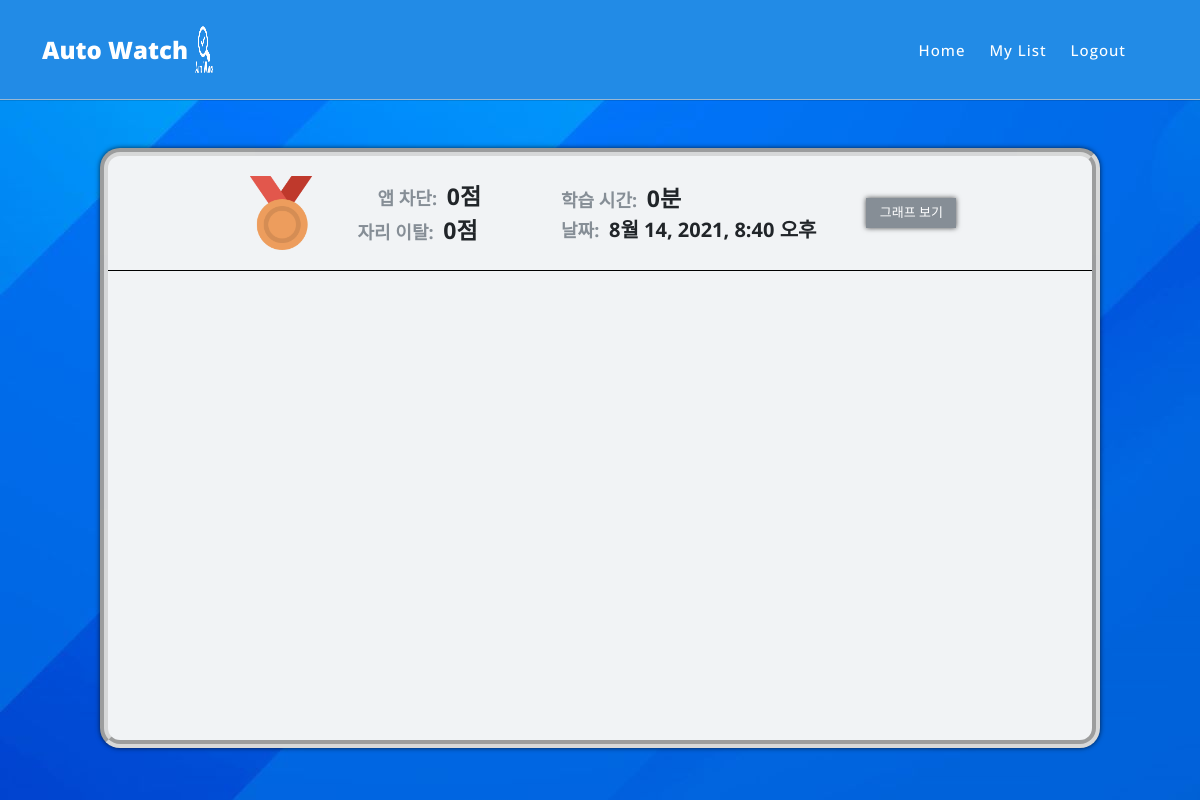
Screenshot of /main/list/analytics (signed in) with the database file from the repository.
### main/models.py (models this page shows)
class Analytics(models.Model):
    room_name = models.CharField(max_length=128, verbose_name="방 이름", default="NULL")
    email = models.EmailField(max_length=128, verbose_name="사용자",default="NULL")
    count =  models.IntegerField(verbose_name="사용자 수", default=0)
    rate = models.IntegerField(verbose_name="순위", default=0)
    level = models.IntegerField(verbose_name="집중도 레벨",default=0)
    app = models.IntegerField(verbose_name="앱 차단 점수",default=0)
    person = models.IntegerField(verbose_name="자리 이탈 점수",default=0)
    time = models.IntegerField(verbose_name="학습 시간",default=0)
    list = models.IntegerField(verbose_name="list 변수",default=0)
    make_date = models.DateTimeField(auto_now_add=True, verbose_name='생성 날짜')
    def __str__(self):
        return self.email
    class Meta:
        db_table = 'analytics'
        verbose_name = '집중도'
        verbose_name_plural = '집중도'

### main/views.py (the view)
# urls.py: path('list/analytics',AnalyticsList.as_view()),
class AnalyticsList(ListView):
    model = Analytics
    template_name = 'analyticslist.html'
    def get_queryset(self):
        QuerySet = Analytics.objects.filter(email = self.request.session.get('user_email')).order_by('-make_date')
        return QuerySet

### main/templates/analyticslist.html (shortened to what this page needs)
<!DOCTYPE html>
<html lang="ko" id="html">
<head>
    <link href="/static/vendor/bootstrap/css/bootstrap.min.css" rel="stylesheet">
    <link rel="stylesheet" href="/static/assets/css/fontawesome.css">
    <link rel="stylesheet" href="/static/assets/css/templatemo-seo-dream.css?after">
    <link rel="stylesheet" href="/static/assets/css/main.css">
    <link rel="stylesheet" href="/static/assets/css/makeroom.css">
    <link rel="stylesheet" href="/static/assets/css/enterroom.css?after">
    <link rel="stylesheet" href="/static/assets/css/list.css?after?after?after?after">
    <link rel="stylesheet" href="/static/assets/css/animated.css">
    <link rel="stylesheet" href="https://cdnjs.cloudflare.com/ajax/libs/animate.css/4.1.1/animate.min.css"/>
    <link rel="stylesheet" href="/static/assets/css/owl.css">
</head>
<body>
    <div class="animate__animated animate__fadeInDown animate__delay-0.8s">
      <header class="header-area">
        <div class="container">
          <div class="row">
            <div class="col-12">
                <nav class="main-nav">
                  <a href="/main" class="logo">
                    <h4>Auto Watch <img src="/static/assets/images/자동감시로고_-removebg-preview.png" alt="" class="auto_logo"></h4>
                  </a>
                  <ul class="nav">
                    <li class="scroll-to-section"><a href="/main">Home</a></li>
                    <li class="scroll-to-section"><a href="/main/list">My List</a></li>
                    <li class="scroll-to-section"><a href="/logout">Logout</a></li>
                    <li class="scroll-to-section"></li>
                  </ul>
                </nav>
            </div>
          </div>
        </div>
      </header>
    </div>
    <div class="main">
      <div class="inner">
        <div class="list-wapper" id="list-wapper" name="list-wapper" >
          {% if object_list %}
            {% for Analytics in object_list %}
              {% if Analytics.list == 1 %}
                <div class="analytics-list">
                  <img src="/static/assets/images/gold-medal.png" alt="">
                  <div class="over"><span class="list-sub-text-anal">앱 차단: </span><span class="list-main-text">{{Analytics.app}}점</span><br><span class="list-sub-text">자리 이탈: </span><span class="list-main-text">{{Analytics.person}}점</span></div>
                  <div class="under"><span class="list-sub-text">학습 시간: </span><span class="list-main-text">{{Analytics.time}}분</span><br><span class="list-sub-text">날짜: </span><span class="list-main-text-date">{{Analytics.make_date}}</span></div>
                  <button onclick="location.href='/main/list/analytics/{{Analytics.pk}}'">그래프 보기</button>
                </div>
              {% elif Analytics.list == 3 %}
                <div class="analytics-list">
                  <img src="/static/assets/images/bronze-medal.png" alt="">
                  <div class="over"><span class="list-sub-text-anal">앱 차단: </span><span class="list-main-text">{{Analytics.app}}점</span><br><span class="list-sub-text">자리 이탈: </span><span class="list-main-text">{{Analytics.person}}점</span></div>
                  <div class="under"><span class="list-sub-text">학습 시간: </span><span class="list-main-text">{{Analytics.time}}분</span><br><span class="list-sub-text">날짜: </span><span class="list-main-text-date">{{Analytics.make_date}}</span></div>
                  <button onclick="location.href='/main/list/analytics/{{Analytics.pk}}'">그래프 보기</button>
                </div>
              {%endif%}
            {% endfor%}
          {% else %}
            <div id="noroom" class="animate__animated animate__rubberBand animate__delay-0.8s">
                <span>생성한 집중도 자료가 없습니다!</span>
                <img src="/static/assets/images/embarrassed.png" alt="">
            </div>
          {%endif%}
        </div>
      </div>
    </div>
</body>
</html>

### static/assets/css/templatemo-seo-dream.css (style rules this page uses)
* { margin: 0; padding: 0; border: 0; outline: 0; }
ul, li { padding: 0; margin: 0; list-style: none; }
header, nav, section, article, aside, footer, hgroup { display: block; }
* { box-sizing: border-box; }
html, body { font-family: 'fontawesome-webfont', sans-serif; font-weight: 400; background-color: #fff; -ms-text-size-adjust: 100%; -webkit-font-smoothing: antialiased; -moz-osx-font-smoothing: grayscale; }
a { text-decoration: none; }
html, body { background: #fff; font-family: 'Open Sans', sans-serif; }
.header-area { background-color: #228be6; border-bottom: 1px solid rgba(204,204,204, 0.7); box-shadow: 0 0 1px rgba(0,0,0, 0.7); position: absolute; top: 0px; left: 0px; right: 0px; z-index: 100; height: 100px; -webkit-transition: all .5s ease 0s; -moz-transition: all .5s ease 0s; -o-transition: all .5s ease 0s; transition: all .5s ease 0s; }
.header-area .main-nav { min-height: 80px; background: transparent; }
.header-area .main-nav .logo { float: left; -webkit-transition: all 0.3s ease 0s; -moz-transition: all 0.3s ease 0s; -o-transition: all 0.3s ease 0s; transition: all 0.3s ease 0s; }
.header-area .main-nav .logo h4 { font-size: 30px; font-weight: 800; text-transform: capitalize; color: #fff; line-height: 100px; float: left; width: 300px; -webkit-transition: all 0.3s ease 0s; -moz-transition: all 0.3s ease 0s; -o-transition: all 0.3s ease 0s; transition: all 0.3s ease 0s; }
.header-area .main-nav .logo h4 img { margin-top: 10px; width: 80px; height: 80px; }
.header-area .main-nav .nav { float: right; margin-top: 30px; margin-right: 0px; background-color: transparent; -webkit-transition: all 0.3s ease 0s; -moz-transition: all 0.3s ease 0s; -o-transition: all 0.3s ease 0s; transition: all 0.3s ease 0s; position: relative; z-index: 999; }
.header-area .main-nav .nav li { padding-left: 20px; padding-right: 20px; }
.header-area .main-nav .nav li:last-child { padding-right: 0px; padding-left: 40px; }
.header-area .main-nav .nav li a { display: block; font-weight: 500; font-size: 15px; color: #fff; text-transform: capitalize; -webkit-transition: all 0.3s ease 0s; -moz-transition: all 0.3s ease 0s; -o-transition: all 0.3s ease 0s; transition: all 0.3s ease 0s; height: 40px; line-height: 40px; border: transparent; letter-spacing: 1px; }
.header-area .nav { margin-top: 30px; }
@media (max-width: 1200px) { .header-area .main-nav .nav li { padding-left: 12px; padding-right: 12px; } }
@media (max-width: 1200px) { .header-area .main-nav:before { display: none; } }
@media (min-width: 767px) { .header-area .main-nav .nav { display: flex !important; } }
.auto_logo { width: 100px; height: 50px; }
@media (max-width: 1200px) { .header-area .main-nav .logo h4 { font-size: 24px; } }
@media (max-width: 1200px) { .header-area .main-nav .logo h4 img { max-width: 25px; margin-left: 0px; } }
@media (max-width: 1200px) { .header-area .main-nav .nav li:last-child { padding-left: 20px; } }

### static/assets/css/main.css (style rules this page uses)
html,body { width: 100%; height: 100%; overflow: hidden; background-color: rgba(0,0,0, 0.7); }
.header-area .main-nav img { margin-top: 20px; }
.main { background-image: url(../images/main-back.jpg); background-repeat: no-repeat; width: 100%; height: 100%; display: flex; justify-content: center; align-items: center; }
.inner { margin-top: 6rem; width: 1000px; height: 600px; background-color: #f1f3f5; border-radius: 20px; border: 8px rgba(204,204,204, 0.7); border-style: groove; box-shadow: 0 0 5px rgba(0,0,0, 0.7); }

### static/assets/css/list.css (style rules this page uses)
.list-wapper { overflow: scroll; width: 100%; height: 100%; }
.list-sub-text { font-size: large; color: #868e96; font-weight: 700; margin-left: 30px; }
.list-main-text { font-size: 23px; color: #212529; font-weight: 650; margin-left: 5px; }
.over { margin-left: 10px; }
.under { margin-left: 50px; }
.analytics-list { border-bottom: 1px solid black; display: flex; justify-content: center; align-items: center; padding: 20px 0 20px 0; }
.analytics-list img { width: 74px; height: 74px; }
.analytics-list button { width: 90px; height: 30px; background-color: #868e96; box-shadow: 0 0 5px rgba(0,0,0, 0.7); color: white; font-size: small; margin-left: 50px; }
.list-sub-text-anal { margin-left: 50px; font-size: large; color: #868e96; font-weight: 700; }
.list-main-text-date { font-size: 20px; color: #212529; font-weight: 650; margin-left: 5px; }

### rows the page displays
Analytics: list 3 (drawn), app "0", person "0", time "0", make_date "8월 14, 2021, 8:40 오후"
